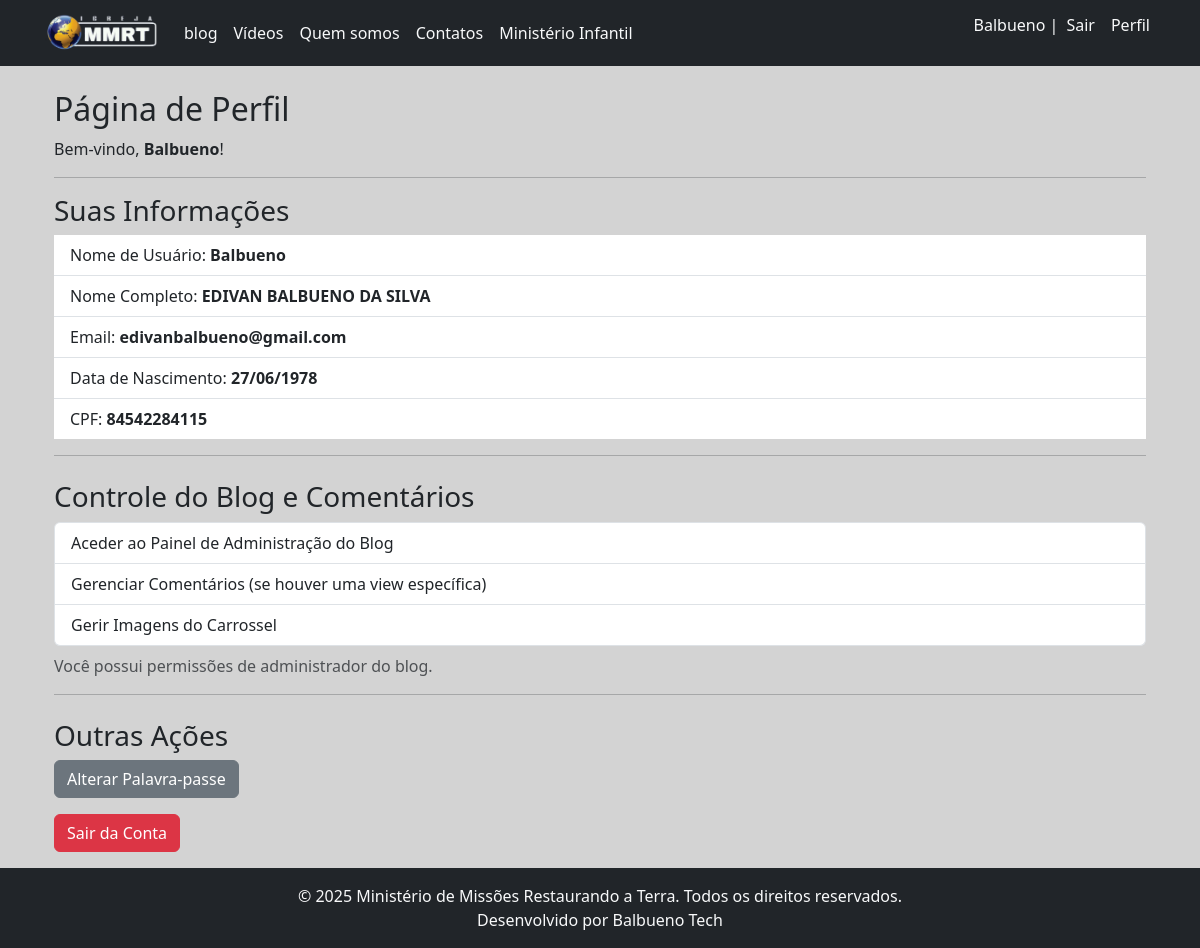
/perfil (signed in), run on the app's committed database.
### accounts/models.py (models this page shows)
class CustomUser(AbstractUser):
    data_nascimento = models.DateField(
        "Data de nascimento",
        null=True,
        blank=True
    )
    cpf = models.CharField(
        "CPF",
        max_length=11,
        null=True,
        blank=True
    )

### blog/views.py (the view)
# urls.py: path('perfil', views.perfil, name="perfil"),
@login_required
def perfil(request):
    can_admin_blog = request.user.has_perm('blog.change_postmmrt')
    context = {
        'titulo': 'Meu Perfil',
        'can_admin_blog': can_admin_blog, # Passa a permissão como um booleano para o template
    }
    return render(request, 'perfil.html', context)

### templates/perfil.html (shortened to what this page needs)
{% extends '_layout1.html' %}
{% load static %}
{% block content %}
    <div class="container mt-4">
        <h2>Página de Perfil</h2>
        <p>Bem-vindo, <strong>{{ user.username }}</strong>!</p>
        <hr>
        <h3>Suas Informações</h3>
        <ul class="list-group list-group-flush">
            <li class="list-group-item">Nome de Usuário: <strong>{{ user.username }}</strong></li>
            {% if user.first_name or user.last_name %}
                <li class="list-group-item">Nome Completo: <strong>{{ user.first_name }} {{ user.last_name }}</strong></li>
            {% endif %}
            {% if user.email %}
                <li class="list-group-item">Email: <strong>{{ user.email }}</strong></li>
            {% endif %}
            {% if user.data_nascimento %}
                <li class="list-group-item">Data de Nascimento: <strong>{{ user.data_nascimento|date:"d/m/Y" }}</strong></li>
            {% endif %}
            {% if user.cpf %}
                <li class="list-group-item">CPF: <strong>{{ user.cpf }}</strong></li>
            {% endif %}
        </ul>
        <hr>
        {% if user.is_authenticated and can_admin_blog %}
            <h3 class="mt-4">Controle do Blog e Comentários</h3>
            <div class="list-group">
                <a href="{% url 'blog_admin_dashboard' %}" class="list-group-item list-group-item-action">
                    Aceder ao Painel de Administração do Blog
                </a>
                <a href="{% url 'manage_comments' %}" class="list-group-item list-group-item-action">
                    Gerenciar Comentários (se houver uma view específica)
                </a>
                <a href="{% url 'carousel_image_list' %}" class="list-group-item list-group-item-action">
                    Gerir Imagens do Carrossel
                </a>
            </div>
            <p class="mt-2 text-muted">Você possui permissões de administrador do blog.</p>
        {% else %}
            <p class="mt-4">Você não possui permissões de administrador do blog para aceder a controlos adicionais.</p>
        {% endif %}
        <hr>
        <h3 class="mt-4">Outras Ações</h3>
        <p><a href="{% url 'password_change' %}" class="btn btn-secondary me-2">Alterar Palavra-passe</a></p>
        <p><a href="{% url 'logout' %}" class="btn btn-danger">Sair da Conta</a></p>
    </div>
{% endblock %}

### templates/_base.html (shortened to what this page needs)
{% load static %}
<!DOCTYPE html>
<html lang="en">
<head>
    {% block css %}{% endblock %}
</head>
{% block body %}
<body class="background-index">
{% endblock %}
{% block header %}
<nav class="navbar navbar-expand-lg bg-dark">
    <div class="container">
        <a class="navbar-brand" href="{% url 'home' %}"><img src="/static/images/slogan-mmrt.png" style="width: 118px;"></a>
        <div class="collapse navbar-collapse" id="navbarSupportedContent">
            <ul class="navbar-nav me-auto mb-2 mb-lg-0">
                <li class="nav-item">
                    <a class="nav-link link-light" href="{% url 'index' %}">blog</a>
                </li>
                <li class="nav-item">
                    <a class="nav-link link-light" href="{% url 'videos' %}">Vídeos</a>
                </li>
                <li class="nav-item">
                    <a class="nav-link link-light" href="{% url 'quemsomos' %}">Quem somos</a>
                </li>
                <li class="nav-item">
                <a class="nav-link link-light" href="{% url 'contato' %}">Contatos</a>
                </li>
                <li class="nav-item">
                <a href="{% url 'mundokids' %}" class="nav-link link-light">Ministério Infantil</a>
                </li>
            </ul>
            <div class="d-flex">
                {% if user.is_authenticated %}
                <p class="nav-item link-light"> {{ user.username }} |</p>
                    <a href="{% url 'logout' %}" class="nav-link px-2 link-light">Sair</a>
                    <a href="{% url 'perfil' %}" class="nav-link px-2 link-light">Perfil</a>
                {% else %}
                    <a href="{% url 'signup' %}" class="nav-link px-2 link-light">Cadastrar</a>
                    <a href="{% url 'login' %}" class="nav-link px-2 link-light">Acessar</a>
                {% endif %}
            </div>
        </div>
    </div>
</nav>
{% endblock %}
    {% block main %}{% endblock %}
    {% block footer %}
    {% endblock %}
</body>
</html>

### templates/_base.html (style rules this page uses)
* { margin: 0; padding: 0; }
.background-index { background-color: #D3D3D3; }

### data on the page
CustomUser: username "Balbueno", first_name "EDIVAN", last_name "BALBUENO DA SILVA", email "edivanbalbueno@gmail.com", data_nascimento "27/06/1978", cpf "84542284115"
